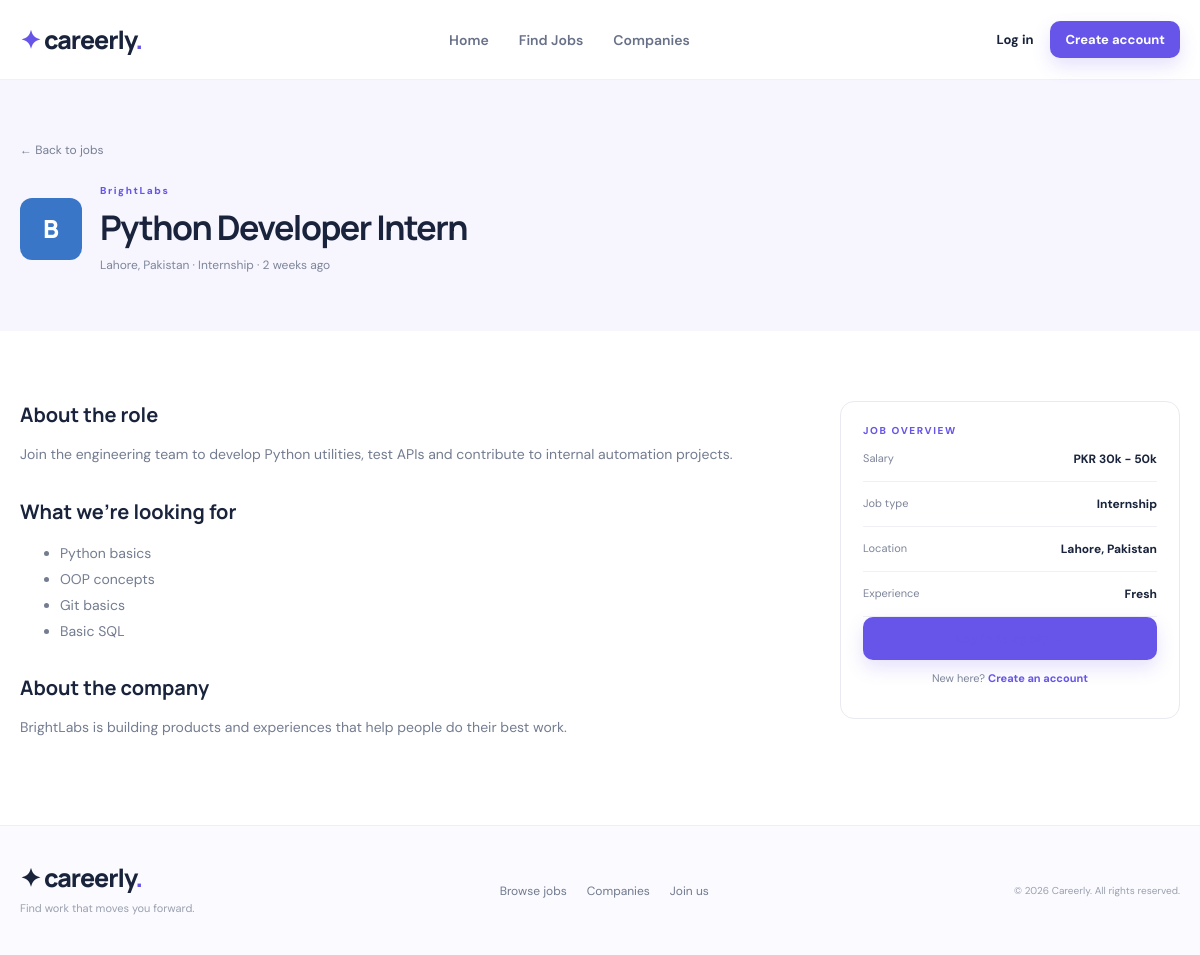
The app's page /job-details.php?id=8 with its own data.
### tables this page shows
CREATE TABLE jobs (
  id INT AUTO_INCREMENT PRIMARY KEY,
  company_id INT NOT NULL,
  title VARCHAR(160) NOT NULL,
  location VARCHAR(120) NOT NULL,
  job_type VARCHAR(40) NOT NULL,
  salary VARCHAR(100) NOT NULL,
  experience VARCHAR(80) NOT NULL,
  posted_label VARCHAR(50) NOT NULL DEFAULT 'Just now',
  description TEXT NOT NULL,
  requirements TEXT NOT NULL,
  created_at TIMESTAMP DEFAULT CURRENT_TIMESTAMP,
  FOREIGN KEY (company_id) REFERENCES companies(id) ON DELETE CASCADE
);

CREATE TABLE companies (
  id INT AUTO_INCREMENT PRIMARY KEY,
  name VARCHAR(120) NOT NULL,
  industry VARCHAR(120) NOT NULL,
  logo_color VARCHAR(30) NOT NULL DEFAULT '#6655e8'
);

### includes/functions.php (called while the page is built, shortened)
<?php
function e($value) {
    return htmlspecialchars((string)$value, ENT_QUOTES, 'UTF-8');
}
function logged_in() {
    return isset($_SESSION['user']['id']);
}

### job-details.php (the view, shortened to what this page needs)
<?php
require "config/database.php";require "includes/functions.php";
$id=(int)($_GET['id']??0);$s=$pdo->prepare("SELECT j.*,c.name company_name,c.logo_color FROM jobs j JOIN companies c ON c.id=j.company_id WHERE j.id=?");$s->execute([$id]);$job=$s->fetch();
$pageTitle=$job['title']." | Careerly";require "includes/header.php";
?>
<section class="page-hero"><div class="container"><a class="back" href="jobs.php">← Back to jobs</a><div class="detail-title"><div class="company-logo large" style="background:<?= e($job['logo_color']) ?>"><?= e(substr($job['company_name'],0,1)) ?></div><div><div class="eyebrow"><?= e($job['company_name']) ?></div><h1><?= e($job['title']) ?></h1><p><?= e($job['location']) ?> · <?= e($job['job_type']) ?> · <?= e($job['posted_label']) ?></p></div></div></div></section>
<section class="section"><div class="container detail-layout"><article class="prose"><h2>About the role</h2><p><?= nl2br(e($job['description'])) ?></p><h2>What we're looking for</h2><ul><?php foreach(explode("|",$job['requirements']) as $r): ?><li><?= e(trim($r)) ?></li><?php endforeach; ?></ul><h2>About the company</h2><p><?= e($job['company_name']) ?> is building products and experiences that help people do their best work.</p></article>
<aside class="apply-box"><div class="eyebrow">JOB OVERVIEW</div><?php foreach(["Salary"=>$job['salary'],"Job type"=>$job['job_type'],"Location"=>$job['location'],"Experience"=>$job['experience']] as $k=>$v): ?><div class="overview"><small><?= e($k) ?></small><b><?= e($v) ?></b></div><?php endforeach; ?>
<?php if(logged_in()): ?><form method="post"><label>Cover letter (optional)<textarea name="cover_letter" rows="4" placeholder="Why are you a good fit?"></textarea></label><button class="btn full">Apply for this job →</button></form><?php else: ?><a class="btn full" href="login.php">Log in to apply →</a><p class="tiny center">New here? <a href="register.php">Create an account</a></p><?php endif; ?></aside></div></section>
<?php require "includes/footer.php"; ?>

### assets/css/style.css (style rules this page uses)
* { box-sizing:border-box }
:root { --ink:#19233b;--muted:#7d8599;--purple:#6655e8;--line:#e9eaf1;--soft:#f7f7fc }
body { margin:0;color:var(--ink);font-family:'DM Sans',sans-serif }
a { color:inherit;text-decoration:none }
.container { width:min(1160px,calc(100% - 40px));margin:auto }
.btn { display:inline-flex;justify-content:center;align-items:center;gap:8px;background:var(--purple);color:white;border:0;border-radius:10px;padding:13px 19px;font-weight:700;font-size:13px;cursor:pointer;box-shadow:0 8px 18px #6655e82b }
.eyebrow { font-size:10px;letter-spacing:1.6px;font-weight:800;color:var(--purple) }
h1,h2,h3 { font-family:Manrope,sans-serif }
.section { padding:70px 0 }
.company-logo { height:44px;width:44px;border-radius:12px;display:grid;place-items:center;color:white;font:800 18px Manrope }
.company-logo.large { height:62px;width:62px;font-size:25px }
.page-hero { background:#f7f6ff;padding:58px 0 }
.page-hero h1 { font-size:42px;letter-spacing:-1.5px;margin:12px 0 7px }
.page-hero p { font-size:14px;color:var(--muted);margin:0 }
.full { width:100% }
.auth-switch a,.apply-box a { color:var(--purple);font-weight:700 }
.back { font-size:12px;color:#777f91 }
.detail-title { display:flex;align-items:center;gap:18px;margin-top:25px }
.detail-title h1 { font-size:34px;margin:7px 0 }
.detail-title p { font-size:12px;color:var(--muted) }
.detail-layout { display:grid;grid-template-columns:1fr 340px;gap:55px;align-items:start }
.prose h2 { font-size:20px;margin:0 0 12px }
.prose h2:not(:first-child) { margin-top:30px }
.prose p,.prose li { font-size:14px;color:#737c90;line-height:1.85 }
.apply-box { border:1px solid var(--line);border-radius:14px;padding:22px }
.overview { display:flex;justify-content:space-between;gap:10px;padding:14px 0;border-bottom:1px solid #f0f0f5 }
.overview small { color:var(--muted);font-size:11px }
.overview b { font-size:12px;text-align:right }
.tiny { font-size:11px;color:var(--muted) }
.center { text-align:center }

### records on screen
jobs: company.name "B", company.name "BrightLabs", title "Python Developer Intern", location "Lahore, Pakistan", job_type "Internship", posted_label "2 weeks ago", description "Join the engineering team to develop Python utilities, test APIs and contribute to internal automation projects.", requirements "Python basics", requirements "OOP concepts", requirements "Git basics", requirements "Basic SQL", salary "PKR 30k - 50k", experience "Fresh"

### other values on screen
$k "Salary"
$k "Job type"
$k "Location"
$k "Experience"
